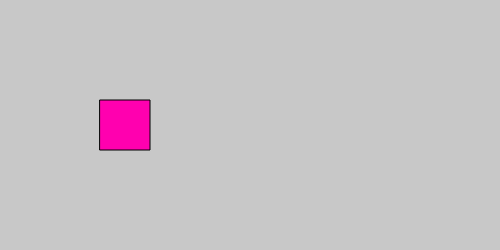
Frame 1 (no input)
Frame 60 (no input): identical to frame 1, image omitted
Frame 120 (the mouse pressed at the canvas centre since frame 60): identical to frame 1, image omitted

The p5.js sketch that drew this single still picture (run headless with seeded random() and noise() and a simulated clock; from frame 60 on, the mouse is pressed at the canvas centre):

// p5.js sketch
// ── sketch.js
var bgcolor;
var button;

function setup() {
  canvas = createCanvas(500, 250);
  bgcolor = color(200);
  button = createButton('go go');
  // p5 DOM library adds mousePressed to each DOM element
  // pass in callback that will be executed when mouse is pressed
  button.mousePressed(changeColor)
}

// when button is pressed, change color of background
function draw() {
  background(bgcolor);
  fill(255, 0, 175);
  rect(100, 100, 50, 50);
}


function changeColor() {
  bgcolor = color(random(255));

}
